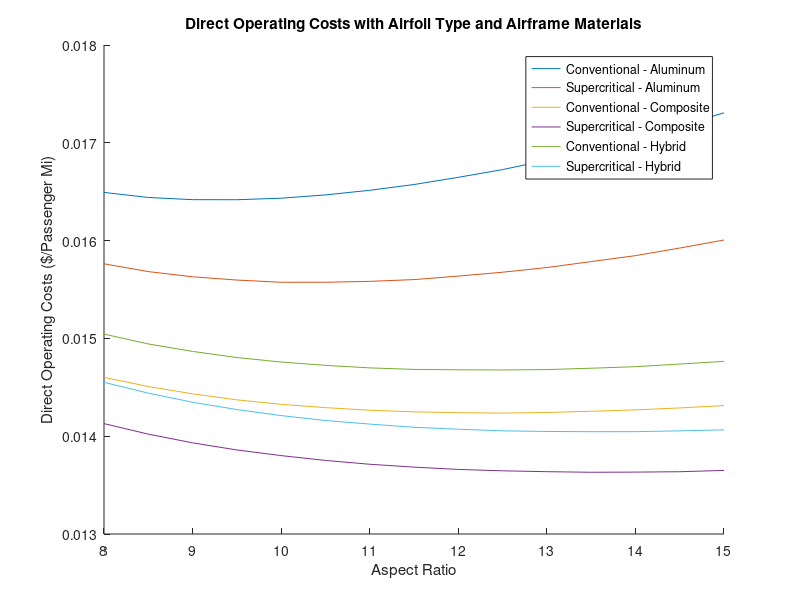

The MATLAB source for this figure:
clc
clear
close all

%2022 specs
range = 4000; %range in miles
Vao = 135; %landing approach speed in knots
Mcruise = 0.82; %cruise mach number
airfoilType = 'c'; 
sweep = 25;
AR = 8;
sigma = 0.953; %density ratio
PR = 0.2360; %pressure ratio
wingEngines = 2;
fuselageEngines = 1;
engineType = 'JT9D';
engineAdv = true;
composite = false;
hybrid = false;
TOFL = 6000; %take off field length in ft
X = 1; %fuel consumed
PAX = 200;
W_cargo = 4000;
abreast = 8;
aisle = 2;
alt = 35000;

%prof specs
% PAX = 275;
% W_cargo = 12000;
% range = 6000;
% TOFL = 9000;
% Vao = 140;
% X = 0.75;

%modified specs
% PAX = 135;
% aisle = 1;
% abreast = 6;
% AR = 7;
% sweep = 32;
% TOFL = 8000;
% range = 2550;
% W_cargo = 3000;
% Mcruise = 0.8;
% Vao = 140;
% fuselageEngines = 3;
% wingEngines = 0;
% engineType = 'JT9D';
% X = 0.75;

engineCount = wingEngines+fuselageEngines; 


for i=1:6
    for j=1:15
        %1 or 0, use interpolation when using non 25, 30, 35, 40 angles
        if sweep ~= 25 && sweep ~=30 && sweep ~=35 && sweep ~=40
            interpolate = 1;
        else
            interpolate = 0;
        end

        if engineCount == 2
            syms1 = @(x) -2.75700E-01*x^2 + 3.23565E+01*x - 2.17775E+01;
        elseif engineCount == 3
            syms1 = @(x) -3.14122E-01*x^2 + 3.59436E+01*x - 2.10352E+01;
        elseif engineCount == 4
            syms1 = @(x) -3.50586E-01*x^2 + 3.73883E+01*x - 1.29689E+01;
        end

        if interpolate == 1
            if airfoilType == 'c'
                if sweep>25 && sweep<30
                    airfoilSweepCurve = @(x) 1.80081E-02*x^2 - 5.59031E-01*x + 5.28813E-01; %conventional 25 deg
                    airfoilSweepCurve2 = @(x) 1.44744E-02*x^2 - 5.25458E-01*x + 5.12939E-01; %conventional 30 deg
                    sweepValues = [25,30];
                elseif sweep>30 && sweep<35
                    airfoilSweepCurve = @(x) 1.44744E-02*x^2 - 5.25458E-01*x + 5.12939E-01; %conventional 30 deg
                    airfoilSweepCurve2 = @(x) 7.10020E-03*x^2 - 4.78583E-01*x + 4.89769E-01; %conventional 35 deg
                    sweepValues = [30,35];
                elseif sweep>35 && sweep<40
                    airfoilSweepCurve = @(x) 7.10020E-03*x^2 - 4.78583E-01*x + 4.89769E-01; %conventional 35 deg
                    airfoilSweepCurve2 = @(x) -1.58922E-03*x^2 - 4.26203E-01*x + 4.63453E-01; %conventional 40 deg
                    sweepValues = [35,40];
                end
            elseif airfoilType == 'sc'
                if sweep>25 && sweep<30
                    airfoilSweepCurve = @(x) 3.73842E+00*x^2 - 6.73394E+00*x + 3.10823E+00 %supercritical 25 deg
                    airfoilSweepCurve2 = @(x) -1.75962E+01*x^3 + 4.71604E+01*x^2 - 4.26422E+01*x + 1.30762E+01; %supercritical 30 deg
                    sweepValues = [25,30];
                elseif sweep>30 && sweep<35
                    airfoilSweepCurve = @(x) -1.75962E+01*x^3 + 4.71604E+01*x^2 - 4.26422E+01*x + 1.30762E+01; %supercritical 30 deg
                    airfoilSweepCurve2 = @(x) -3.76659E+01*x^3 + 1.00937E+02*x^2 - 9.08776E+01*x + 2.75695E+01; %supercritical 35 deg
                    sweepValues = [30,35];
                elseif sweep>35 && sweep<40
                    airfoilSweepCurve = @(x) -3.76659E+01*x^3 + 1.00937E+02*x^2 - 9.08776E+01*x + 2.75695E+01; %supercritical 35 deg
                    airfoilSweepCurve2 = @(x) -4.46244E+02*x^3 + 1.17289E+03*x^2 - 1.02924E+03*x + 3.01674E+02; %supercritical 40 deg
                    sweepValues = [35,40];
                end
            end
        elseif interpolate == 0
            if airfoilType == 'c'
                if sweep == 25
                    airfoilSweepCurve = @(x) 1.80081E-02*x^2 - 5.59031E-01*x + 5.28813E-01; %conventional 25 deg
                elseif sweep == 30
                    airfoilSweepCurve = @(x) 1.44744E-02*x^2 - 5.25458E-01*x + 5.12939E-01; %conventional 30 deg
                elseif sweep == 35
                    airfoilSweepCurve = @(x) 7.10020E-03*x^2 - 4.78583E-01*x + 4.89769E-01; %conventional 35 deg
                elseif sweep == 40
                    airfoilSweepCurve = @(x) -1.58922E-03*x^2 - 4.26203E-01*x + 4.63453E-01; %conventional 40 deg
                end
            elseif airfoilType == 'sc'
                if sweep == 25
                    airfoilSweepCurve = @(x) 3.73842E+00*x^2 - 6.73394E+00*x + 3.10823E+00; %supercritical 25 deg
                elseif sweep == 30
                    airfoilSweepCurve = @(x) -1.75962E+01*x^3 + 4.71604E+01*x^2 - 4.26422E+01*x + 1.30762E+01; %supercritical 30 deg
                elseif sweep == 35
                    airfoilSweepCurve = @(x) -3.76659E+01*x^3 + 1.00937E+02*x^2 - 9.08776E+01*x + 2.75695E+01; %supercritical 35 deg
                elseif sweep == 40
                    airfoilSweepCurve = @(x) -4.46244E+02*x^3 + 1.17289E+03*x^2 - 1.02924E+03*x + 3.01674E+02; %supercritical 40 deg
                end
            end
        end

        %clmax estimates
        CLestimateLand = @(x) 109.223789*x^3 - 67.377088*x^2 + 16.449711*x + 2.002030; %landing Cl from "c"
        CLestimateTO = @(x) 84.325414*x^3 - 65.343054*x^2 + 17.178855*x + 1.029074;  %TO Cl from "c"

        %shevell drag, aircraft performance
        RNestimateCf = @(x) (7.7538691E+01)*x^(-1.9414863E-01); %approx Cf from RN, only from 10^6 to 10^8
        bodyForm = @(x)  -1.51985E-03*x^3 + 3.89461E-02*x^2 - 3.59054E-01*x + 2.30547E+00; %approx body form from fineness ratio

        %tofl and K relations


        addF = 0; %added fuel
        errRange = 1000;
        err = 1; Cl = 0.5; %inital guess
        addW = 0; %added weight  = 0
        errorWeight = -10;

        while(errorWeight<0)
            while(errRange>5)
                %CL CONVERGENCE
                while(err>0.00011)
                    if airfoilType == 'c'
                        dMdiv = -0.2044*Cl^2 - 0.1122*Cl + 0.1236;
                    elseif airfoilType == 'sc'
                        dMdiv = 0.8576*Cl^3 - 1.8139*Cl^2 + 1.0609*Cl - 0.1775;
                    end

                    Mdiv = Mcruise + 0.004 - dMdiv;

                    if interpolate == 1
                        tc1 = airfoilSweepCurve(Mdiv);
                        tc2 = airfoilSweepCurve2(Mdiv);
                        tc = tc1*((sweepValues(2)-sweep)/(sweepValues(2)-sweepValues(1))) + tc2*(1 - ((sweepValues(2)-sweep)/(sweepValues(2)-sweepValues(1))));
                    elseif interpolate == 0
                        tc = airfoilSweepCurve(Mdiv); %thickness to chord
                    end

                    c = cosd(sweep)^2*(tc^2)*AR;
                    Cl_L = CLestimateLand(c); %low speed clmax during landing
                    Cl_TO = CLestimateTO(c); %low speed clmax during takeoff
                    WS_L = (Vao/1.3)^2 * sigma*Cl_L/296; %wing loading during approach

                    Vcruise = Mcruise * 576.4; %cruising speed
                    Rao = range + 200 + 0.75*Vcruise; %Range all out
                    f_JT8D = 5.1914798324E-13*Rao^3 - 1.1763321777E-08*Rao^2 + 1.2398883131E-04*Rao + 7.6679432694E-03; %fuel fraction for JT8D engines

                    if engineType == 'JT8D'
                        f_JT9D = f_JT8D + addF; %if JT8D engines are used
                        T_SLS = 14500;
                        T_m = @(x) (14.47*x^4 - 41.021*x^3 + 33.863*x^2 - 14.296*x + 14.646)*1000;
                    elseif engineType == 'JT9D'
                        f_JT9D = f_JT8D * 0.61/0.78; %fuel fraction for JT9D engines
                        f_JT9D = f_JT9D * 1.04; %ratio to adapt
                        f_JT9D = f_JT9D + addF;
                        T_SLS = 45550;
                        T_m = @(x) (37.707*x^2 - 47.762*x + 45.458)*1000;
                    end

                    WS_TO = WS_L/(1-X*f_JT9D); %wing loading takeoff
                    WS_IC = WS_TO * 0.965; %wing loading initial cruise
                    Cl_IC = WS_IC/(1481*PR*Mcruise^2); %cl initial cruise
                    err = abs(Cl-Cl_IC);
                    if Cl_IC > Cl
                        Cl = Cl + 0.0001;
                    else
                        Cl = Cl - 0.0001;
                    end
                end

                %TOFL W/T CALC

                Kw = syms1(TOFL/1000);
                WT_Vlo = Kw*sigma*Cl_TO/WS_TO; %thrust loading at .7Vlo
                Vlo = 1.2*sqrt((296*WS_TO)/(sigma*Cl_TO)); %1.2Vstall
                Mlo = Vlo/661/sqrt(sigma); %Mach at Vlo
                Mlo7 = Mlo*0.7; %Mach at .7Vlo

                WT = WT_Vlo * (T_m(Mlo7)/T_SLS) + addW; %thrust loading

                %WEIGHT CALC
                taperRatio = 0.35;
                Kw = (wingEngines+(fuselageEngines*1.03))/engineCount;
                n = 1.5*2.5;
                tcBar = tc+0.03;
                W_wing = (0.00945*(AR^0.8)*((1+taperRatio)^0.25)*(Kw)*(n^.5)); %numerator W_wing
                W_wing = W_wing/((tcBar^0.4)*cosd(sweep)*(WS_TO^0.695));
                %fuselage

                l = 33.2 + 3.76*PAX/abreast; %fuselage length
                d = 1 + 1.75*abreast + 1.58*aisle; %fuselage diameter
                Kf = 11.5;
                W_fuse = 0.6727*Kf*(l^.6)*(d^.72)*(n^.3);
                %landing gear
                W_lg = 0.04;
                %nacelle and pylon
                W_np = 0.0555/(WT);
                %tail surface
                Kts = (0.17*wingEngines + 0.25*fuselageEngines)/engineCount;
                W_ts = Kts;
                W_wingTS = (W_ts + 1)*W_wing;
                %power plant
                W_pp = 1/(3.58*WT);
                if engineAdv == true
                    W_pp = W_pp*1.1;
                end
                %fuel
                W_f = 1.0275 * f_JT9D;
                %payload
                W_pl = 215*PAX + W_cargo;
                %fixed equip
                Nfc = 2; %flight crew
                Nstew = PAX/50;
                W_fe = 132*PAX + 300*engineCount + 260*Nfc + 170*Nstew;
                %solve
                if composite == true
                    W_wingTS = W_wingTS * 0.7;
                    W_fuse = W_fuse *0.85;
                    W_fe = 132*PAX + 0.9*300*engineCount + 260*Nfc + 170*Nstew;
                    W_np = W_np * 0.8;
                elseif hybrid == true
                    W_wingTS = W_wingTS * 0.7;
                    W_np = W_np * 0.8;
                end
                wA = W_wingTS;
                wB = W_fuse;
                wC = W_lg + W_np + W_pp + W_f + 0.035;
                wC = wC - 1;
                wD = W_pl + W_fe;
                % W_TO = [25000:1000:600000];
                % y = wA*W_TO.^1.195 + wB*W_TO.^0.235 + wC*W_TO + wD;
                % plot(W_TO,y)

                f1 = @(WTO) wA*WTO.^1.195 + wB*WTO.^0.235 + wC*WTO + wD;
                WT_O = W_cargo*20; errW = 5000;
                while(errW>300)
                    WT_O = WT_O + errW/2;
                    errW = f1(WT_O);
                end
                %sizing
                S = WT_O / WS_TO; %wing area
                b = sqrt(AR * S); %span
                ulclc = S/b;
                T = WT_O/WT;
                Te = T/engineCount;

                %DRAG
                rnk = 0.5*sqrt(1.4*1718*394.1)/4.06E-4; % reynolds num per ft
                %Cf
                Cf_wing = RNestimateCf(rnk*ulclc)*10^-3; %skin friction coeff for wing, rnk * avg chord length
                Cf_fuse = RNestimateCf(rnk*l)*10^-3; %skin friction for fuselage, rnk * fuselage length
                %wing
                Swet_wing = 2*1.02*(S-d*30);
                Z = (2-0.5^2)*cosd(sweep)/sqrt(1-0.5^2*cosd(sweep)^2); %shevell plots
                Kw = 1 + Z*tc + 100*tc^4; %shevell plots
                f_wing = Kw*Cf_wing*Swet_wing; %flat plate drag area of wing
                %fuselage
                Swet_fuse = 0.9*pi*d*l;
                Kf = bodyForm(l/d);
                f_fuse = Kf*Cf_fuse*Swet_fuse;
                %tail
                f_ts = 0.38*f_wing;
                %nacelles
                Knac = 1.25;
                Swet_nacelles = 2.1*sqrt(Te)*engineCount;
                f_nac = Knac*Cf_wing*Swet_nacelles;
                %pylons
                f_pyl = 0.2*f_nac;
                %total
                f_total = f_wing + f_fuse + f_ts +f_nac + f_pyl;
                f_total = f_total * 1.06; %total flat plate drag
                C_do = f_total/S; %lift independant drag or form drag
                e = 1/(1.035+0.38*C_do*pi*AR); %oswald efficiency factor

                %CLIMB
                W_avgClimb = WT_O*(1+0.965)/2; %average weight during climb
                h_avgClimb = alt*20/35;
                V_ldmax = (12.9/((f_total*e)^(1/4)))*sqrt((W_avgClimb/(0.5702*b)));
                V_climb = 1.3*V_ldmax;
                Mclimb = V_climb/614.6;

                T_reqClimb = ((0.5702*f_total*V_climb^2)/296) + (94.1/(0.5702*e))*(1/(V_climb^2))*(W_avgClimb/b)^2; %thrust required for climb
                Ta_JT9D_15kClimb = @(x) -9.40672E+00*x^3 + 2.28008E+01*x^2 - 2.48184E+01*x + 2.70604E+01; %thrust chart
                Ta_JT9D_25kClimb = @(x) -6.29451E+00*x^3 + 1.42165E+01*x^2 - 1.15655E+01*x + 1.76495E+01;
                Ta_JT8D_20kClimb = @(x) -1.7117*x^3 + 4.975*x^2 - 4.2959*x + 7.4793;

                Ta_JT9D_Climb = (Ta_JT9D_25kClimb(Mclimb) +Ta_JT9D_15kClimb(Mclimb)/2)*1000; %thrust averaged
                Ta_JT8D_Climb =  Ta_JT8D_20kClimb(Mclimb)*1000;


                if engineType == 'JT9D'
                    Ta_climb = (Te/T_SLS)*Ta_JT9D_Climb; %thrust available per engine
                    SFC15k = @(x) 0.1006*x^2 + 0.3293*x + 0.3363;
                    SFC25k = @(x) -0.0107*x^2 + 0.3823*x + 0.3396;
                    SFC_c = (SFC15k(Mclimb)+SFC25k(Mclimb))/2;
                elseif engineType == "JT8D"
                    Ta_climb = (Te/T_SLS)*Ta_JT8D_Climb;
                    SFC20k = @(x) -0.0642*x^2 + 0.354*x + 0.5775;
                    SFC_c = SFC20k(Mclimb);
                end

                Ta_climbTotal = engineCount*Ta_climb;  %total thrust available
                RoC = (101*(Ta_climbTotal-T_reqClimb)*V_climb)/W_avgClimb; %rate of climb
                TimeClimb = alt/RoC;    %time to reach cruising alt
                R_climb = V_climb*TimeClimb/60; %range covered during climb
                Wf_climb = Ta_climbTotal*SFC_c*TimeClimb/60; %fuel used during climb

                %RANGE
                Wo = WT_O - Wf_climb;
                Wi = (1-W_f)*WT_O;
                Cl_avg = ((Wo+Wi)/(2*S))/(1481*PR*Mcruise^2);
                C_di = (Cl_avg^2)/(pi*AR*e); %induced drag or drag due to lift
                delta_Cdc = 0.001;
                C_d = C_di + C_do + delta_Cdc; %total drag coeff
                L_d = Cl_avg/C_d; %L/d ratio
                T_reqCruise = ((Wo+Wi)/2)/L_d;  %thrust required during cruise

                if engineType == 'JT9D'
                    T_reqJT9D = (T_reqCruise*T_SLS/Te)/engineCount; %thrust required per JT9D engine
                    SFC_35k = @(x) -0.0022*x^3 + 0.0444*x^2 - 0.3063*x + 1.3202; %@ 35k ft and M =0.82;
                    SFC_Cruise = SFC_35k(T_reqJT9D/1000);
                    if engineAdv 
                        SFC_Cruise = SFC_Cruise * 0.9;
                    end
                elseif engineType == 'JT8D'
                    T_reqJT8D = (T_reqCruise*T_SLS/Te)/engineCount;
                    SFC_35k = @(x) -0.1117*x^3 + 0.5506*x^2 - 0.3609*x + 0.8716;
                    SFC_Cruise = SFC_35k(T_reqJT8D/1000);
                end

                R_cruise = (Vcruise/SFC_Cruise)*L_d*log(Wo/Wi);
                R = R_climb + R_cruise; %actual all out range
                W_fuel = WT_O - Wi;
                errRange = abs(Rao - R);
                if Rao - R>0
                    addF = addF + 0.0001;
                    err = 1; %re-run cl loop
                elseif R - Rao >0
                    addF = addF - 0.0001;
                    err = 1; %re-run cl loop
                end
            end

            %THRUST ON TOP OF CLIMB
            Cl_top = (Wo/S)/(1481*0.236*Mcruise^2);
            Cdi_top = (Cl_top^2)/(pi*AR*e);
            Cd_top = C_do + Cdi_top + delta_Cdc;
            LD_top = Cl_top/Cd_top;
            Treq_top = (Wo/LD_top)/engineCount; %thrust required per engine
            Treq_eng = Treq_top * T_SLS/Te;
            Tavail_35k = 10000; %thrust avail at 35k
            errorWeight = Tavail_35k - Treq_eng;
            if errorWeight<0  %check
                addW = addW - 1;
                errRange = 1000;
            end
        end

        %Direct operating costs%
        CAB = range*1.15;%scheduled distance no reserves, statute miles
        Tgm = 0.25; %ground maneuver time in hours + takeoff (one min)
        Tcl = 0.18; %time for climb
        Tam = 0.1; %time for air maneuvers
        Tcr = ((CAB*1.02+20)-(R_climb*1.15))/(Vcruise*1.15); %time in cruise
        Vb = CAB/(Tgm+Tcl+Tam+Tcr); %block speed in mph
        Tb = (Tgm+Tcl+Tam+Tcr); %block time
        Fb = Wf_climb + T_reqCruise*SFC_Cruise*(Tcr+.1); %block fuel

        %FLIGHT COSTS
        payload = ((205*PAX + PAX*50)+W_cargo)/2000;
        dpbh = 40.83 + 17.849*(Vcruise*1.15*(WT_O/(10^5)))^0.3;
        Ctm_crew = dpbh/(payload*Vb);
        Ctm_fuel = (1.02*Fb*.0438 + engineCount*2.15*Tb*.135)/(CAB*payload);

        %INSURANCE COST AND HULL COST
        Wa = WT_O - W_fuel - payload - W_pp*WT_O;%airframe weight
        Ca = 87.5*Wa + 2.4*10^6; %cost of airframe
        Ce = 590000 + 16*Te; %cost of each engine
        if engineAdv == true
            Ce = Ce*1.1;
        end
        Ct = Ca + engineCount*Ce; %total cost of airplane
        U = 630 + 4000/(1+(1/(Tb+.5))); %utilization
        Ctm_ins = 0.01*Ct/(U*Vb*payload);

        %MAINTANENCE COSTS
        Kfha = 4.9169*log10(Wa/1000)-6.425;
        Kfca = 0.21256*log10(Wa/1000)^3.7375;
        Tf = Tb - Tgm;
        Ctm_direct = 8.6*(Kfha*Tf+Kfca)/(Vb*Tb*payload); %direct maint

        Cfha = 1.5994*(Ca/10^6) + 3.4263;
        Cfca = 1.9229*(Ca/10^6) + 2.2504;
        Ctm_material = (Cfha*Tf+Cfca)/(Vb*Tb*payload); %airframe material

        Kfhe = engineCount*(Te/1000)/(0.82715*(Te/1000)+13.639);
        Kfce = 0.2*engineCount;
        Ctm_engineLabor = 8.6*(Kfhe*Tf+Kfce)/(Vb*Tb*payload); %engine labor

        Cfhe = (28.2353*(Ce/10^6) - 6.5176)*engineCount;
        Cfce = (3.6698*(Ce/10^6) - 1.3685)*engineCount;
        Ctm_engineMat = (Cfhe*Tf+Cfce)/(Vb*Tb*payload); %engine material

        Ctm_maint = 2*(Ctm_direct+Ctm_material+Ctm_engineLabor+Ctm_engineMat); %total maint

        %depreciation 14 years to 10% value
        Ctm_dep = 1/(Vb*payload) * (Ct+0.06*(Ct-engineCount*Ce)+0.3*engineCount*Ce)/(14*U);

        %TOTAL DOC
        DOC = Ctm_fuel + Ctm_crew + Ctm_ins + Ctm_maint + Ctm_dep; %TOTAL DOC $/ton mile
        PAXDOC = DOC * payload/PAX; %DOC $/PAX mile
        DOCarray(j) =  PAXDOC;
        ARarr(j) = AR;
        AR = AR + 0.50;
    end
    hold on
    AR = 8;
    figure(1)
    plot(ARarr, DOCarray)
    xlabel('Aspect Ratio')
    ylabel('Direct Operating Costs ($/Passenger Mi)')
    if(i == 1)
        airfoilType = 'sc';
    elseif i == 2
        airfoilType = 'c'; 
        composite = true;
    elseif i == 3
        airfoilType = 'sc';
        composite = true;
    elseif i == 4
        airfoilType = 'c'; 
        composite = false;
        hybrid = true;
    elseif i == 5
        airfoilType = 'sc'; 
        composite = false;
        hybrid = true;
    end
end
title('Direct Operating Costs with Airfoil Type and Airframe Materials')
legend('Conventional - Aluminum','Supercritical - Aluminum','Conventional - Composite','Supercritical - Composite','Conventional - Hybrid','Supercritical - Hybrid')
%print out
fprintf('Specifications\n')
fprintf('PAX: %i passengers   Cargo: %ilbs   Range: %inmi   Cruise Mach: %.3f   Airfoil: %s  TOFL: %ift\n',PAX,W_cargo,range,Mcruise,airfoilType,TOFL)
fprintf('AR: %i   Sweep Angle: %.1f   Wing Engines: %i   Fuselage Engines: %i   EngineType: %s   Fuel Consumed: %.2f\n', AR, sweep, wingEngines, fuselageEngines, engineType, X)
fprintf('Composites: %i Advanced Engines: %i\n\n',composite, engineAdv)
fprintf('Converged Cl: %.5f\n',Cl)
fprintf('Guess Fuel Fraction: %.5f\n', f_JT9D);
fprintf('Wing Loading - Takeoff: %.2f lbs/sqft\n', WS_TO)
fprintf('Wing Loading - Cruise: %.2f lbs/sqft\n', WS_IC)
fprintf('Thrust Loading: %.5f\n\n',WT)
fprintf('Takeoff Weight: %.2f lbs\n',WT_O);
fprintf('Wing Area: %.2f sqft\n', S)
fprintf('t/c: %.5f\n', tc)
fprintf('Span: %.3f ft\n\n', b)
fprintf('Flat Plate Drag: %.3f sqft\n',f_total);
fprintf('Form Drag Cdo: %.5f\n',C_do);
fprintf('Oswald Efficiency %.4f\n\n',e);
fprintf('Climb Speed: %3.1f knots\n',V_climb)
fprintf('Climb Thrust Required: %5.1f lbs\n',T_reqClimb)
fprintf('Climb Thrust Available: %5.1f lbs\n', Ta_climbTotal)
fprintf('SFC Climb: %.3f\n', SFC_c)
fprintf('Rate of Climb: %5.1f ft/min\n', RoC)
fprintf('Time and Range of Climb: %2.2f min and %3.1f nmi\n',TimeClimb,R_climb)
fprintf('Fuel Consumed During Climb: %4.1f lbs\n\n', Wf_climb)

fprintf('Cruising Initial and Final Weight: %6.1f lbs  | %6.1f lbs\n', Wo, Wi)
fprintf('Cl during Cruise: %.3f\n', Cl_avg)
fprintf('Induced Drag Cdi: %.3f\n', C_di)
fprintf('Combined Drag Coefficient: %.3f\n', C_d)
fprintf('SFC Cruise: %.3f\n',SFC_Cruise)
fprintf('Offset Fuel Fraction: %.5f\n',addF)
fprintf('Final Fuel Fraction: %.5f\n', W_f)
fprintf('Total Fuel Weight %5.1f lbs\n', W_fuel)
fprintf('Final All Out Range: %.1f nmi\n\n', R)

fprintf('Direct Operating Costs: %.3f $/ton mi\n',DOC)
fprintf('Direct Operating Costs: %.3f $/PAX\n', PAXDOC)



